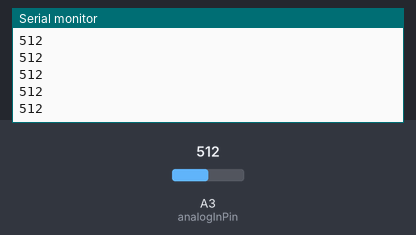
Recording of a sketch running on a simulated Arduino Uno, built with avr-gcc and run on an emulated ATmega328P. Parts: the last lines printed to the serial monitor. The test bench sets the inputs (shaded band); at power-on: A3 (analogInPin) = 512.

Above: at 1.2 s.
1.3 s: A3 (analogInPin) set to 716
At 2.1 s:
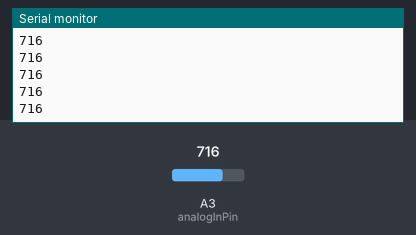
2.8 s: A3 (analogInPin) set to 900
At 3.5 s:
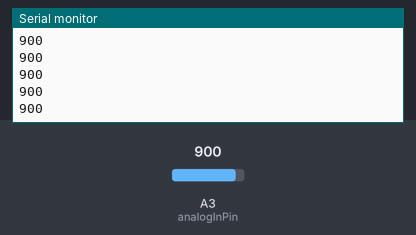
Timing chart, 0 to 5.8 s (numbered marks = the images above; inputs shaded):
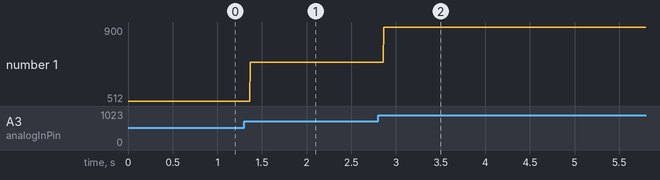

The sketch:

AnalogPlotter.ino
```cpp
/*
 * Display the analog input value on the serial plotter in Arduino IDE
 * https://youtu.be/D4rh4uw37mU
 *
 * This code is written by Blagojce Kolicoski
 * for the Taste The Code YouTube Channel
 * https://www.youtube.com/tastethecode
 */
const int analogInPin = A3;

int sensorValue = 0;

void setup() {
  // initialize serial communications at 9600 bps:
  Serial.begin(9600);
}

void loop() {
  sensorValue = analogRead(analogInPin);
  Serial.println(sensorValue);

  // wait 2 milliseconds before the next loop for the analog-to-digital
  // converter to settle after the last reading:
  delay(2);
}
```

Measured:
- after the input at 1.3 s, the serial monitor: prints a new line after 0.07 s (image 1)
- after the input at 2.8 s, the serial monitor: prints a new line after 0.07 s (image 2)
- plotted number 1: 512 → 716 after the input at 1.3 s, 716 → 900 after the input at 2.8 s
